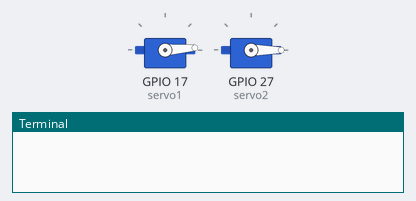
The program below on a simulated Raspberry Pi (BCM pin numbers). Shown: 2 × servo, the last lines printed to the terminal. Servo angles are drawn from the pulse width (0.5 ms = 0°, 2.5 ms = 180°). At 20.0 s the program stops and its outputs stay as they are.

Above: at 0.1 s.
At 10.1 s:
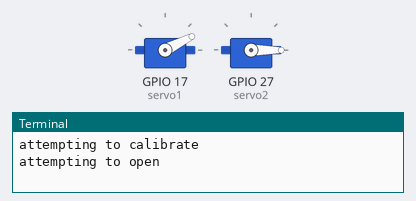
At 15.1 s:
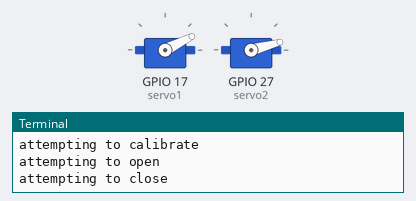
Timing chart, 0 to 16.6 s (numbered marks = the images above):
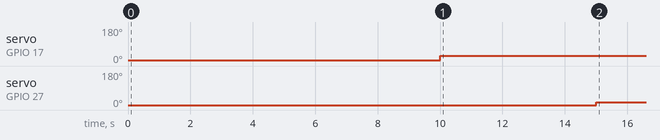

Measured:
- by itself, servo on GPIO 17 (servo1): 4° → 27° at 10.0 s
- by itself, servo on GPIO 27 (servo2): 0° → 15° at 15.0 s

The program:

gripper_isolated.py
```python
import time
import gpiozero as GPIO

def openGripper(leftservo, rightservo):
    #open the gripper
    leftservo.min()
    rightservo.max()
    return 0

def closeGripper(leftservo, rightservo):
    #close the gripper
    leftservo.max()
    rightservo.min()
    return 0

def calibrateGripper(servos):
    #calibrate the gripper
    for servo in servos:
        servo.mid()
    return 0

if __name__ == "__main__":

    #tune these values
    servo1 = GPIO.AngularServo(17, min_pulse_width = 1/3500, max_pulse_width = 1/1250) #reminder to setup the gripper in these way using M2F wires
    servo2 = GPIO.AngularServo(27, min_pulse_width = 1/5500, max_pulse_width = 1/1500)
    servo3 = GPIO.Servo(22,initial_value=None)
    servo_list = [servo1, servo2]
    time.sleep(5)
    print("attempting to calibrate")
    calibrateGripper(servo_list)
    time.sleep(5)
    print("attempting to open")
    openGripper(servo2, servo1)
    time.sleep(5)
    print("attempting to close")
    closeGripper(servo2, servo1)
    time.sleep(5)
```
